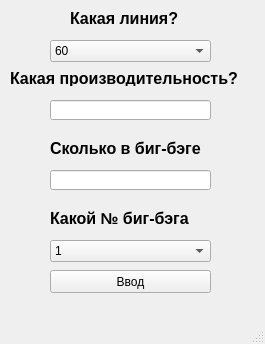
<?xml version="1.0" encoding="UTF-8"?>
<ui version="4.0">
 <class>MainWindow</class>
 <widget class="QMainWindow" name="MainWindow">
  <property name="geometry">
   <rect>
    <x>0</x>
    <y>0</y>
    <width>265</width>
    <height>344</height>
   </rect>
  </property>
  <property name="windowTitle">
   <string>Тонн за смену</string>
  </property>
  <widget class="QWidget" name="centralwidget">
   <widget class="QLabel" name="label">
    <property name="geometry">
     <rect>
      <x>70</x>
      <y>10</y>
      <width>121</width>
      <height>16</height>
     </rect>
    </property>
    <property name="font">
     <font>
      <pointsize>12</pointsize>
      <weight>75</weight>
      <bold>true</bold>
     </font>
    </property>
    <property name="text">
     <string>Какая линия?</string>
    </property>
   </widget>
   <widget class="QLabel" name="label_2">
    <property name="geometry">
     <rect>
      <x>50</x>
      <y>140</y>
      <width>171</width>
      <height>16</height>
     </rect>
    </property>
    <property name="font">
     <font>
      <pointsize>12</pointsize>
      <weight>75</weight>
      <bold>true</bold>
     </font>
    </property>
    <property name="text">
     <string>Сколько в биг-бэге</string>
    </property>
   </widget>
   <widget class="QLabel" name="label_3">
    <property name="geometry">
     <rect>
      <x>10</x>
      <y>70</y>
      <width>241</width>
      <height>16</height>
     </rect>
    </property>
    <property name="font">
     <font>
      <pointsize>12</pointsize>
      <weight>75</weight>
      <bold>true</bold>
     </font>
    </property>
    <property name="text">
     <string>Какая производительность?</string>
    </property>
   </widget>
   <widget class="QLabel" name="label_4">
    <property name="geometry">
     <rect>
      <x>50</x>
      <y>210</y>
      <width>171</width>
      <height>16</height>
     </rect>
    </property>
    <property name="font">
     <font>
      <pointsize>12</pointsize>
      <weight>75</weight>
      <bold>true</bold>
     </font>
    </property>
    <property name="text">
     <string>Какой № биг-бэга</string>
    </property>
   </widget>
   <widget class="QComboBox" name="comboBox_2">
    <property name="geometry">
     <rect>
      <x>50</x>
      <y>40</y>
      <width>161</width>
      <height>22</height>
     </rect>
    </property>
    <item>
     <property name="text">
      <string>60</string>
     </property>
    </item>
    <item>
     <property name="text">
      <string>61</string>
     </property>
    </item>
   </widget>
   <widget class="QLineEdit" name="lineEdit">
    <property name="geometry">
     <rect>
      <x>50</x>
      <y>100</y>
      <width>161</width>
      <height>20</height>
     </rect>
    </property>
   </widget>
   <widget class="QLineEdit" name="lineEdit_2">
    <property name="geometry">
     <rect>
      <x>50</x>
      <y>170</y>
      <width>161</width>
      <height>20</height>
     </rect>
    </property>
   </widget>
   <widget class="QComboBox" name="comboBox_3">
    <property name="geometry">
     <rect>
      <x>50</x>
      <y>240</y>
      <width>161</width>
      <height>22</height>
     </rect>
    </property>
    <item>
     <property name="text">
      <string>1</string>
     </property>
    </item>
    <item>
     <property name="text">
      <string>2</string>
     </property>
    </item>
    <item>
     <property name="text">
      <string>3</string>
     </property>
    </item>
    <item>
     <property name="text">
      <string>4</string>
     </property>
    </item>
    <item>
     <property name="text">
      <string>5</string>
     </property>
    </item>
    <item>
     <property name="text">
      <string>6</string>
     </property>
    </item>
    <item>
     <property name="text">
      <string>7</string>
     </property>
    </item>
    <item>
     <property name="text">
      <string>8</string>
     </property>
    </item>
    <item>
     <property name="text">
      <string>9</string>
     </property>
    </item>
    <item>
     <property name="text">
      <string>10</string>
     </property>
    </item>
    <item>
     <property name="text">
      <string>11</string>
     </property>
    </item>
    <item>
     <property name="text">
      <string>12</string>
     </property>
    </item>
    <item>
     <property name="text">
      <string>13</string>
     </property>
    </item>
    <item>
     <property name="text">
      <string>14</string>
     </property>
    </item>
    <item>
     <property name="text">
      <string>15</string>
     </property>
    </item>
    <item>
     <property name="text">
      <string>16</string>
     </property>
    </item>
    <item>
     <property name="text">
      <string>17</string>
     </property>
    </item>
    <item>
     <property name="text">
      <string>18</string>
     </property>
    </item>
    <item>
     <property name="text">
      <string>19</string>
     </property>
    </item>
    <item>
     <property name="text">
      <string>20</string>
     </property>
    </item>
   </widget>
   <widget class="QPushButton" name="pushButton">
    <property name="geometry">
     <rect>
      <x>50</x>
      <y>270</y>
      <width>161</width>
      <height>23</height>
     </rect>
    </property>
    <property name="text">
     <string>Ввод</string>
    </property>
   </widget>
  </widget>
  <widget class="QMenuBar" name="menubar">
   <property name="geometry">
    <rect>
     <x>0</x>
     <y>0</y>
     <width>265</width>
     <height>21</height>
    </rect>
   </property>
  </widget>
  <widget class="QStatusBar" name="statusbar"/>
 </widget>
 <resources/>
 <connections/>
</ui>
